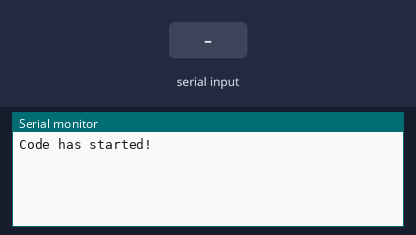
Simulated run of this sketch. Board: ESP32. Shown: the last lines printed to the serial monitor. The inputs (shaded band) are chosen by the test bench.

Above: at 1.2 s.
1.3 s: "1" received over Serial
At 1.9 s:
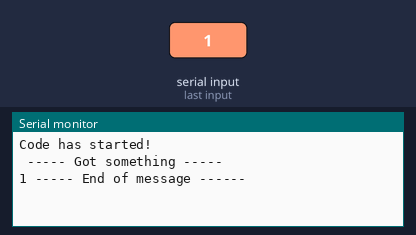
2.8 s: "0" received over Serial
At 4.0 s:
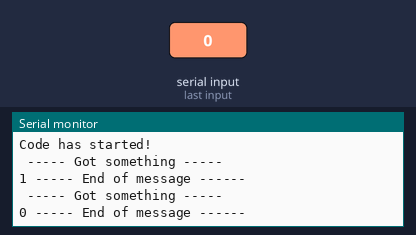
4.3 s: "2" received over Serial
At 5.4 s:
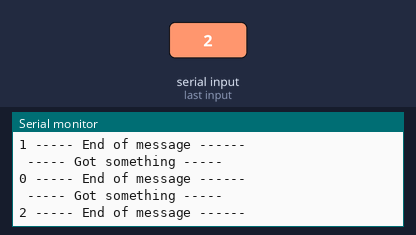

The sketch:

Arduino_UART_Test.ino
```cpp
// UART timeout in milliseconds (from the last received char)
#define UART_TIMEOUT  50ULL

void setup()
{
    // Init serial communication at 115200 bauds.
    Serial.begin(115200);

    // Send welcome message (so we can know that ESP32 and UART / Serial Monitor are alive).
    Serial.println("Code has started!");
}

// Variable that holds timestamp of the last received chah on UART.
unsigned long uartTimer = millis();
void loop()
{
    // Check if you got something on UART.
    if (Serial.available())
    {
        // Capture new timestamp.
        uartTimer = millis();

        // Got something? Print message on UART (header)
        Serial.println(" ----- Got something -----");

        // Print it back until there is timeout or there is no more UART data.
        while (Serial.available() && ((unsigned long)(millis() - uartTimer) < UART_TIMEOUT))
        {
            // Got something new on UART?
            if (Serial.available())
            {
                // Capture the timestamp.
                uartTimer = millis();

                // Send back the char.
                Serial.write(Serial.read());
            }
        }

        // Print end (footer)
        Serial.println(" ----- End of message ------");
    }
}
```

Measured:
- after the input at 1.3 s, the serial monitor: prints a new line at once (image 1)
- after the input at 2.8 s, the serial monitor: prints a new line at once (image 2)
- after the input at 4.3 s, the serial monitor: prints a new line at once (image 3)
